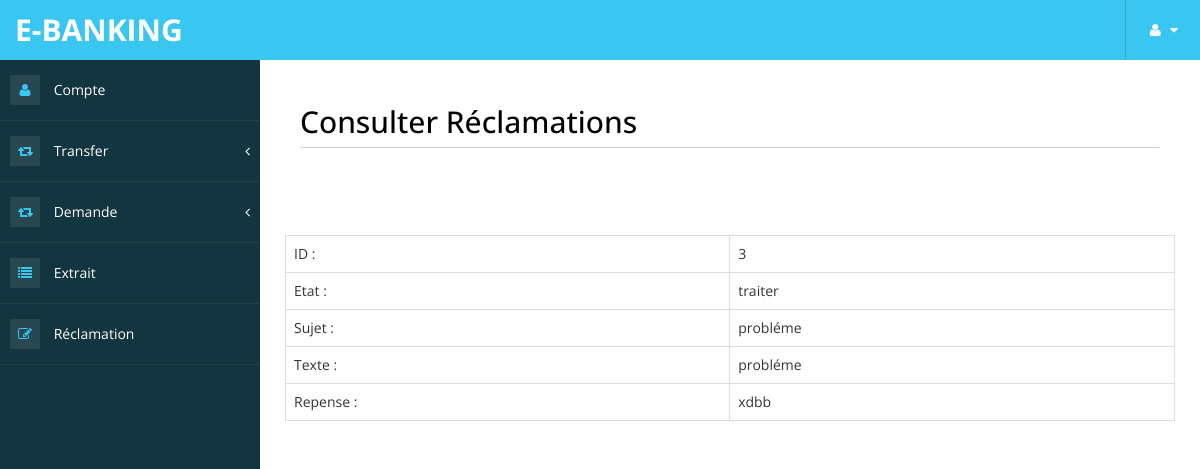
The app's page /consulter_reclamation.php?id=3 with its own data.
### tables this page shows
CREATE TABLE IF NOT EXISTS `reclamation` (
  `id_reclamation` int(100) NOT NULL AUTO_INCREMENT,
  `sujet` text NOT NULL,
  `texte` text NOT NULL,
  `etat` text NOT NULL,
  `repense` text,
  `id_client` int(11) NOT NULL,
  PRIMARY KEY (`id_reclamation`),
  KEY `id_client` (`id_client`)
);

### class/main.php (called while the page is built, shortened)
<?php
require_once("reclamation.inc.php");
$reclamation = new reclamation();

### class/connect.php (called while the page is built, shortened)
<?php
class Database {
	public static function connect() {
			$connexion = new PDO('mysql:host=localhost;dbname=e-banking', 'root', '',array(PDO::MYSQL_ATTR_INIT_COMMAND => "SET NAMES utf8"));
		return $connexion;
	}
}
?>

### class/reclamation.inc.php (called while the page is built, shortened)
<?php
class reclamation
 {
 	public $id;
 	public function setId($id)
 	{
 		$this->id=$id;
 	}
public function liste_reclamation()
{
	$select = DataBase::connect()->query("select * from reclamation where id_reclamation=$this->id");
		$liste = $select->fetchAll(PDO::FETCH_ASSOC);
		return $liste;
}
}

### consulter_reclamation.php (the view, shortened to what this page needs)
<?php
require_once("header.php");
?>
        <div id="page-wrapper" >
            <div id="page-inner">
             <div class="row">
                    <div class="col-md-12">
                        <h2 class="page-header">
                                Consulter Réclamations
                        </h2>
                    </div>
<br><br><br><br><br><br><br>
<table class="table table-responsive table-bordered table-hover">
        <tbody>
          <?php
        $id = $_GET["id"];
        $reclamation->setId($id);
        $liste = $reclamation->liste_reclamation();
        foreach ($liste  as $line ) {
        ?>
          <tr>
            <td>
             ID :
            </td>
            <td>
               <?php echo $line["id_reclamation"]; ?>
            </td>
          </tr>
           <tr>
            <td>
             Etat :
            </td>
            <td>
               <?php echo $line["etat"]; ?>
            </td>
          </tr>
           <tr>
            <td>
             Sujet :
            </td>
            <td>
               <?php echo $line["sujet"]; ?>
            </td>
          </tr>
          <tr>
            <td>
             Texte :
            </td>
            <td>
               <?php echo $line["texte"]; ?>
            </td>
          </tr>
          <tr>
            <td>
             Repense :
            </td>
            <td>
               <?php echo $line["repense"]; ?>
            </td>
          </tr>
          <?php } ?>
        </tbody>
        </table>
                </div>
                  </div>
            </div>
        </div>
</body>
</html>

### assets/css/custom-styles.css (style rules this page uses)
body { font-family: 'Open Sans', sans-serif; }
#page-wrapper { padding: 15px 15px; min-height: 600px; background: #FFFFFF; }
#page-inner { width:100%; margin:10px 20px 10px 0px; background-color:transparent; padding:10px; min-height:1200px; }
h1, .h1, h2, .h2, h3, .h3 { margin-top: 7px; margin-bottom: -5px; }
h2 { color: #000; }
.page-header { padding-bottom: 9px; margin: 10px 0 20px; border-bottom: 1px solid #C7D1DD; }
@media (min-width:768px) { #page-wrapper { margin: 0 0 0 260px; padding: 15px 30px; min-height: 1200px; } }

### records on screen
reclamation: id_reclamation "3", etat "traiter", sujet "probléme", texte "probléme", repense "xdbb"
